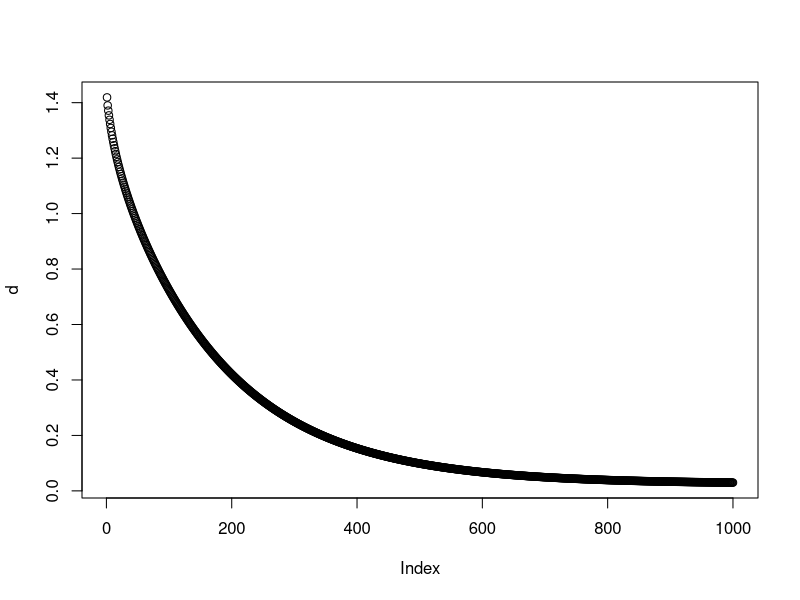

Write the R code that produced this figure.

#Read & Split Data
data <- read.csv("cfb2014scores.csv", header = FALSE)
name <- read.csv("legend.txt", header = FALSE)

#Process Once
m <- matrix(0, nrow = 759, ncol = 759)
for (i in 1 : nrow(data)) {
  team1Index <- data[i, 1]
  team2Index <- data[i, 3]
  if (data[i, 2] > data[i, 4]) {
    m[team1Index, team1Index] = m[team1Index, team1Index] + 1 + (data[i, 2] / (data[i, 2] + data[i, 4]))
    m[team2Index, team2Index] = m[team2Index, team2Index] + (data[i, 4] / (data[i, 2] + data[i, 4]))
    m[team1Index, team2Index] = m[team1Index, team2Index] + (data[i, 4] / (data[i, 2] + data[i, 4]))
    m[team2Index, team1Index] = m[team2Index, team1Index] + 1 + (data[i, 2] / (data[i, 2] + data[i, 4]))
  }
  else {
    m[team1Index, team1Index] = m[team1Index, team1Index] + (data[i, 2] / (data[i, 2] + data[i, 4]))
    m[team2Index, team2Index] = m[team2Index, team2Index] + 1 + (data[i, 4] / (data[i, 2] + data[i, 4]))
    m[team1Index, team2Index] = m[team1Index, team2Index] + 1 + (data[i, 4] / (data[i, 2] + data[i, 4]))
    m[team2Index, team1Index] = m[team2Index, team1Index] + (data[i, 2] / (data[i, 2] + data[i, 4]))
  }
}
#Normalization
for (i in 1 : nrow(m)) {
  m[i,] <- m[i,] / (sum(m[i,]))
}
#Prediction
w <- matrix(1, nrow = 759, ncol = 1)
w <- w / nrow(w)
t <- 1000 # t = {10, 100, 200, 1000}
for (i in 1 : t) {
  w <- t(m) %*% w
}
top20 <- which(w %in% sort(w, decreasing = TRUE)[1:20])
top20name <- NULL
for (i in 1 : 20) {
  top20name <- cbind(top20name, as.character(name[top20[i],1][1]))
}
top20value <- NULL
for (i in 1 : 20) {
  top20value <- cbind(top20value, round(w[top20[i]], 5))
}
answer <- rbind(top20name, top20value)
#final w
eig <- eigen(t(m))
#eigen(t(m))$values[1]
u <-Re(eig$vectors[,2])
finalW <- u / sum(u)

#question 3
d <- NULL
w <- matrix(1, nrow = 759, ncol = 1)
w <- w / nrow(w)
for (i in 1 : 1000) {
  w <- t(m) %*% w
  distance <- sum(abs(w - finalW))
  d <- rbind(d, distance)
}
#plot
plot(d)
